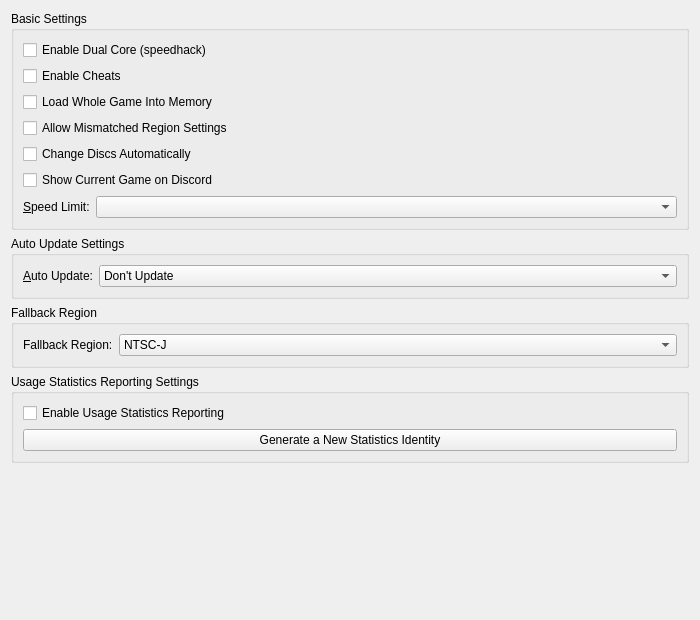
<?xml version="1.0" encoding="UTF-8"?>
<ui version="4.0">
 <class>GeneralPane</class>
 <widget class="QWidget" name="GeneralPane">
  <property name="geometry">
   <rect>
    <x>0</x>
    <y>0</y>
    <width>700</width>
    <height>620</height>
   </rect>
  </property>
  <layout class="QVBoxLayout" name="rootLayout">
   <item>
    <widget class="QGroupBox" name="basicGroup">
     <property name="title">
      <string>Basic Settings</string>
     </property>
     <layout class="QVBoxLayout" name="basicLayout">
      <item>
       <widget class="QCheckBox" name="dualCoreCheckBox">
        <property name="text">
         <string>Enable Dual Core (speedhack)</string>
        </property>
       </widget>
      </item>
      <item>
       <widget class="QCheckBox" name="cheatsCheckBox">
        <property name="text">
         <string>Enable Cheats</string>
        </property>
       </widget>
      </item>
      <item>
       <widget class="QCheckBox" name="loadGameIntoMemoryCheckBox">
        <property name="text">
         <string>Load Whole Game Into Memory</string>
        </property>
       </widget>
      </item>
      <item>
       <widget class="QCheckBox" name="overrideRegionSettingsCheckBox">
        <property name="text">
         <string>Allow Mismatched Region Settings</string>
        </property>
       </widget>
      </item>
      <item>
       <widget class="QCheckBox" name="autoDiscChangeCheckBox">
        <property name="text">
         <string>Change Discs Automatically</string>
        </property>
       </widget>
      </item>
      <item>
       <widget class="QCheckBox" name="discordPresenceCheckBox">
        <property name="text">
         <string>Show Current Game on Discord</string>
        </property>
       </widget>
      </item>
      <item>
       <layout class="QFormLayout" name="speedLimitLayout">
        <property name="fieldGrowthPolicy">
         <enum>QFormLayout::FieldGrowthPolicy::AllNonFixedFieldsGrow</enum>
        </property>
        <property name="formAlignment">
         <set>Qt::AlignmentFlag::AlignLeading|Qt::AlignmentFlag::AlignLeft|Qt::AlignmentFlag::AlignTop</set>
        </property>
        <item row="0" column="0">
         <widget class="QLabel" name="speedLimitLabel">
          <property name="text">
           <string>&amp;Speed Limit:</string>
          </property>
          <property name="buddy">
           <cstring>speedLimitComboBox</cstring>
          </property>
         </widget>
        </item>
        <item row="0" column="1">
         <widget class="QComboBox" name="speedLimitComboBox"/>
        </item>
       </layout>
      </item>
     </layout>
    </widget>
   </item>
   <item>
    <widget class="QGroupBox" name="autoUpdateGroup">
     <property name="title">
      <string>Auto Update Settings</string>
     </property>
     <layout class="QFormLayout" name="autoUpdateLayout">
      <property name="fieldGrowthPolicy">
       <enum>QFormLayout::FieldGrowthPolicy::AllNonFixedFieldsGrow</enum>
      </property>
      <property name="formAlignment">
       <set>Qt::AlignmentFlag::AlignLeading|Qt::AlignmentFlag::AlignLeft|Qt::AlignmentFlag::AlignTop</set>
      </property>
      <item row="0" column="0">
       <widget class="QLabel" name="autoUpdateLabel">
        <property name="text">
         <string>&amp;Auto Update:</string>
        </property>
        <property name="buddy">
         <cstring>autoUpdateComboBox</cstring>
        </property>
       </widget>
      </item>
      <item row="0" column="1">
       <widget class="QComboBox" name="autoUpdateComboBox">
        <item>
         <property name="text">
          <string>Don't Update</string>
         </property>
        </item>
        <item>
         <property name="text">
          <string extracomment="Releases is a noun.">Releases (every few months)</string>
         </property>
        </item>
        <item>
         <property name="text">
          <string>Dev (multiple times a day)</string>
         </property>
        </item>
       </widget>
      </item>
     </layout>
    </widget>
   </item>
   <item>
    <widget class="QGroupBox" name="fallbackRegionGroup">
     <property name="title">
      <string>Fallback Region</string>
     </property>
     <layout class="QFormLayout" name="fallbackRegionLayout">
      <property name="fieldGrowthPolicy">
       <enum>QFormLayout::FieldGrowthPolicy::AllNonFixedFieldsGrow</enum>
      </property>
      <property name="formAlignment">
       <set>Qt::AlignmentFlag::AlignLeading|Qt::AlignmentFlag::AlignLeft|Qt::AlignmentFlag::AlignTop</set>
      </property>
      <item row="0" column="0">
       <widget class="QLabel" name="fallbackRegionLabel">
        <property name="text">
         <string>Fallback Region:</string>
        </property>
        <property name="buddy">
         <cstring>fallbackRegionComboBox</cstring>
        </property>
       </widget>
      </item>
      <item row="0" column="1">
       <widget class="QComboBox" name="fallbackRegionComboBox">
        <item>
         <property name="text">
          <string>NTSC-J</string>
         </property>
        </item>
        <item>
         <property name="text">
          <string>NTSC-U</string>
         </property>
        </item>
        <item>
         <property name="text">
          <string>PAL</string>
         </property>
        </item>
        <item>
         <property name="text">
          <string>NTSC-K</string>
         </property>
        </item>
       </widget>
      </item>
     </layout>
    </widget>
   </item>
   <item>
    <widget class="QGroupBox" name="analyticsGroup">
     <property name="title">
      <string>Usage Statistics Reporting Settings</string>
     </property>
     <layout class="QVBoxLayout" name="analyticsLayout">
      <item>
       <widget class="QCheckBox" name="analyticsCheckBox">
        <property name="text">
         <string>Enable Usage Statistics Reporting</string>
        </property>
       </widget>
      </item>
      <item>
       <widget class="QPushButton" name="generateIdentityButton">
        <property name="text">
         <string>Generate a New Statistics Identity</string>
        </property>
       </widget>
      </item>
     </layout>
    </widget>
   </item>
   <item>
    <spacer name="verticalSpacer">
     <property name="orientation">
      <enum>Qt::Orientation::Vertical</enum>
     </property>
     <property name="sizeHint" stdset="0">
      <size>
       <width>20</width>
       <height>40</height>
      </size>
     </property>
    </spacer>
   </item>
  </layout>
 </widget>
 <tabstops>
  <tabstop>dualCoreCheckBox</tabstop>
  <tabstop>cheatsCheckBox</tabstop>
  <tabstop>loadGameIntoMemoryCheckBox</tabstop>
  <tabstop>overrideRegionSettingsCheckBox</tabstop>
  <tabstop>autoDiscChangeCheckBox</tabstop>
  <tabstop>discordPresenceCheckBox</tabstop>
  <tabstop>speedLimitComboBox</tabstop>
  <tabstop>autoUpdateComboBox</tabstop>
  <tabstop>fallbackRegionComboBox</tabstop>
  <tabstop>analyticsCheckBox</tabstop>
  <tabstop>generateIdentityButton</tabstop>
 </tabstops>
 <resources/>
 <connections/>
</ui>
